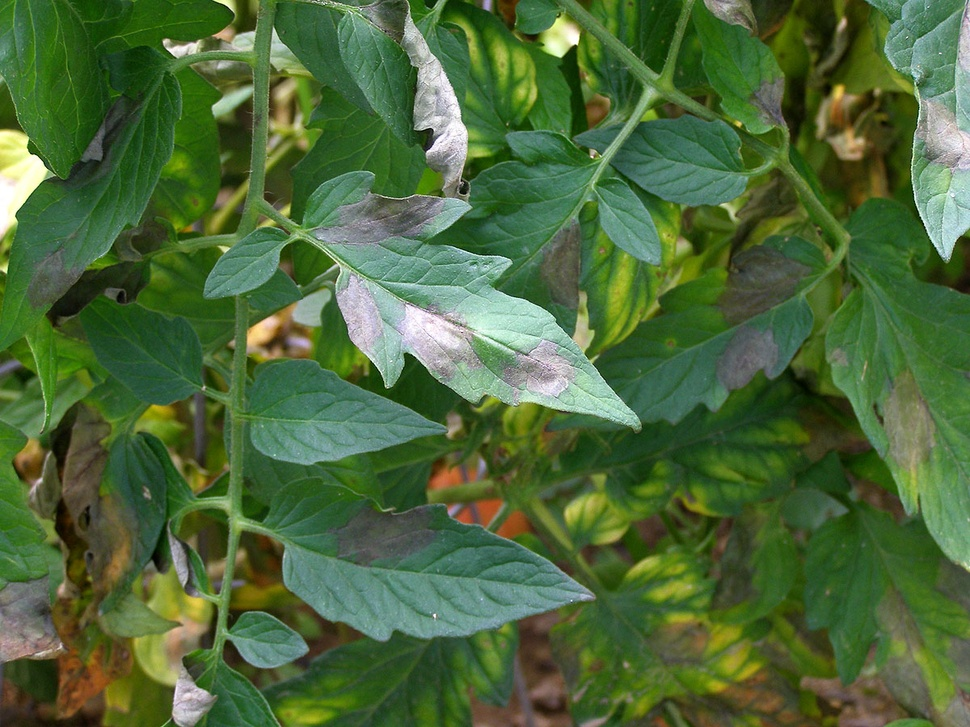
#> input picture test1.jpg, 970 x 727 px, shrunk from 1200 x 900 before the run
$ python extract_annotations.py --annotated ../test1.jpg
#> lines starting #> are read from the running program, lines starting #| are printed output that depends on the picture; after the words box and inside, x2 and y2 are one past the last pixel; in counts of white or black regions, pixels touching at a corner belong together
"""Extract leaf bounding box annotations from red-marked images.

The annotated images have red bounding boxes drawn on them marking
individual leaves. This script:
  1. Detects red pixels (R>180, G<100, B<100) to find bounding box outlines
  2. Extracts bounding box coordinates via connected-component analysis
  3. Copies the ORIGINAL (clean) images into the YOLO dataset structure
  4. Saves YOLO-format annotation .txt files

Usage:
    python training/extract_annotations.py \
        --annotated 1.jpeg 2.jpeg 3.jpeg \
        --originals originals/1.jpeg originals/2.jpeg originals/3.jpeg \
        --output-dir training/dataset \
        --class-id 0

If --originals is not provided, falls back to inpainting the red marks.
"""

from __future__ import annotations

import argparse
from pathlib import Path

import cv2
import numpy as np


def detect_red_mask(image: np.ndarray) -> np.ndarray:
    """Create a binary mask of red-drawn pixels (BGR input)."""
    b, g, r = image[:, :, 0], image[:, :, 1], image[:, :, 2]
    mask = (r > 180) & (g < 100) & (b < 100)
    return mask.astype(np.uint8) * 255


def extract_bboxes_from_mask(
    mask: np.ndarray, min_area: int = 200,
) -> list[tuple[int, int, int, int]]:
    """Find bounding boxes of connected red regions.

    Returns list of (x1, y1, x2, y2) in pixel coordinates.
    Small regions below min_area are filtered as noise.
    """
    contours, _ = cv2.findContours(mask, cv2.RETR_EXTERNAL, cv2.CHAIN_APPROX_SIMPLE)
    bboxes = []
    for cnt in contours:
        area = cv2.contourArea(cnt)
        if area < min_area:
            continue
        x, y, w, h = cv2.boundingRect(cnt)
        bboxes.append((x, y, x + w, y + h))
    return bboxes


def bbox_to_yolo(
    bbox: tuple[int, int, int, int], img_w: int, img_h: int, class_id: int,
) -> str:
    """Convert (x1, y1, x2, y2) pixel bbox to YOLO format.

    YOLO format: <class_id> <x_center> <y_center> <width> <height>
    All values normalized to [0, 1].
    """
    x1, y1, x2, y2 = bbox
    cx = (x1 + x2) / 2.0 / img_w
    cy = (y1 + y2) / 2.0 / img_h
    w = (x2 - x1) / img_w
    h = (y2 - y1) / img_h
    return f"{class_id} {cx:.6f} {cy:.6f} {w:.6f} {h:.6f}"


def inpaint_red_regions(image: np.ndarray, mask: np.ndarray) -> np.ndarray:
    """Fallback: remove red markings via inpainting when originals unavailable."""
    kernel = np.ones((5, 5), np.uint8)
    dilated = cv2.dilate(mask, kernel, iterations=2)
    return cv2.inpaint(image, dilated, inpaintRadius=7, flags=cv2.INPAINT_TELEA)


def process_image(
    annotated_path: Path,
    original_path: Path | None,
    output_dir: Path,
    class_id: int,
    min_area: int = 200,
) -> int:
    """Process a single annotated image.

    Extracts bounding boxes from the red-marked annotated image,
    then copies the original clean image into the dataset.

    Returns the number of bounding boxes extracted.
    """
    annotated = cv2.imread(str(annotated_path))
    if annotated is None:
        print(f"  WARNING: Could not read {annotated_path}, skipping.")
        return 0

    h, w = annotated.shape[:2]
    stem = annotated_path.stem

    # Detect red markings and extract bounding boxes
    red_mask = detect_red_mask(annotated)
    bboxes = extract_bboxes_from_mask(red_mask, min_area=min_area)
    print(f"  {annotated_path.name}: found {len(bboxes)} leaf bounding boxes")

    # Save YOLO annotation file
    labels_dir = output_dir / "labels"
    labels_dir.mkdir(parents=True, exist_ok=True)
    label_path = labels_dir / f"{stem}.txt"
    with open(label_path, "w") as f:
        for bbox in bboxes:
            f.write(bbox_to_yolo(bbox, w, h, class_id) + "\n")

    # Save clean training image
    images_dir = output_dir / "images"
    images_dir.mkdir(parents=True, exist_ok=True)
    clean_path = images_dir / f"{stem}.jpeg"

    if original_path and original_path.exists():
        # Use the original unmarked image
        original = cv2.imread(str(original_path))
        if original is not None:
            cv2.imwrite(str(clean_path), original)
            print(f"    Using original clean image: {original_path.name}")
        else:
            print(f"    WARNING: Could not read original {original_path}, falling back to inpainting")
            clean = inpaint_red_regions(annotated, red_mask)
            cv2.imwrite(str(clean_path), clean)
    else:
        # Fallback: inpaint the red markings
        print(f"    No original provided, inpainting red marks")
        clean = inpaint_red_regions(annotated, red_mask)
        cv2.imwrite(str(clean_path), clean)

    # Save visualization with detected bboxes drawn in green on the clean image
    viz_dir = output_dir / "visualizations"
    viz_dir.mkdir(parents=True, exist_ok=True)
    viz_img = cv2.imread(str(clean_path))
    for x1, y1, x2, y2 in bboxes:
        cv2.rectangle(viz_img, (x1, y1), (x2, y2), (0, 255, 0), 2)
        cv2.putText(viz_img, "leaf", (x1, y1 - 5), cv2.FONT_HERSHEY_SIMPLEX, 0.5, (0, 255, 0), 1)
    cv2.imwrite(str(viz_dir / f"{stem}_viz.jpeg"), viz_img)

    return len(bboxes)


def main() -> None:
    parser = argparse.ArgumentParser(
        description="Extract leaf annotations from red-marked images"
    )
    parser.add_argument(
        "--annotated", nargs="+", required=True,
        help="Annotated image files (with red bounding boxes drawn on them)",
    )
    parser.add_argument(
        "--originals", nargs="+", default=None,
        help="Original clean image files (same order as --annotated). "
             "If not provided, red marks will be inpainted.",
    )
    parser.add_argument("--output-dir", default="training/dataset", help="Output directory")
    parser.add_argument("--class-id", type=int, default=0, help="YOLO class ID (0=leaf)")
    parser.add_argument("--min-area", type=int, default=1000, help="Min contour area to keep (filters noise)")
    args = parser.parse_args()

    output_dir = Path(args.output_dir)

    # Pair annotated with originals
    originals = args.originals or [None] * len(args.annotated)
    if len(originals) != len(args.annotated):
        print("ERROR: --originals must have the same number of files as --annotated")
        return

    total = 0
    print("Extracting leaf annotations from red-marked images...\n")
    for ann_file, orig_file in zip(args.annotated, originals):
        orig_path = Path(orig_file) if orig_file else None
        count = process_image(Path(ann_file), orig_path, output_dir, args.class_id, args.min_area)
#> in process_image, annotated is the input picture: shape (727, 970, 3); mean B, G, R 58.1, 104.4, 76.4
#> in detect_red_mask, `b, g, r = image[:, :, 0], image[:, :, 1], image[:, :, 2]`:
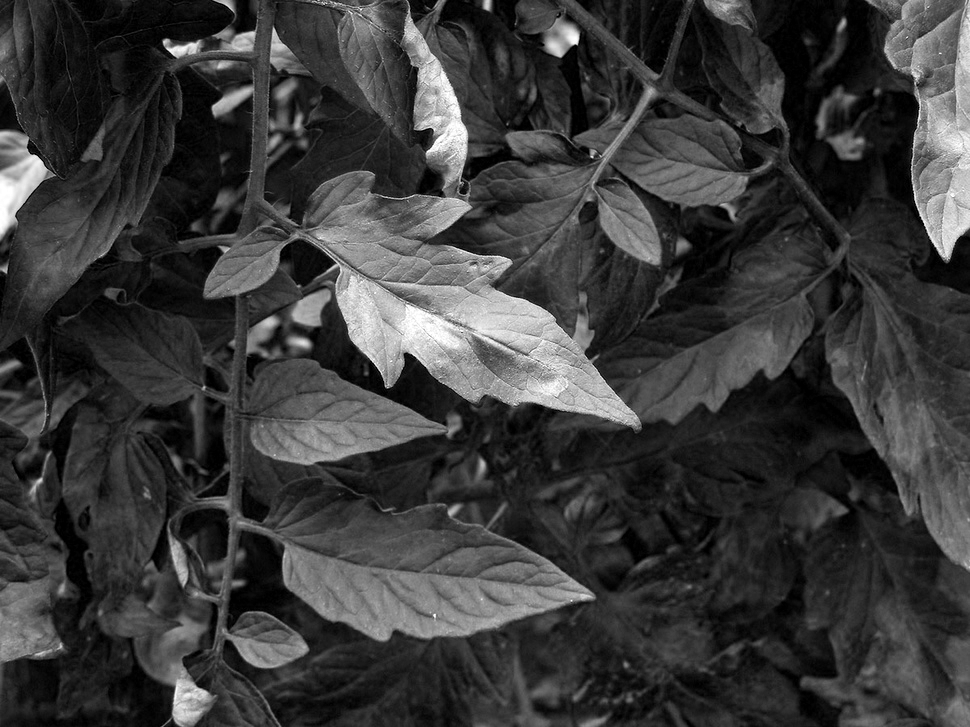
#> b: shape (727, 970); min 0, max 255, mean 58.1
#> in detect_red_mask, `b, g, r = image[:, :, 0], image[:, :, 1], image[:, :, 2]`:
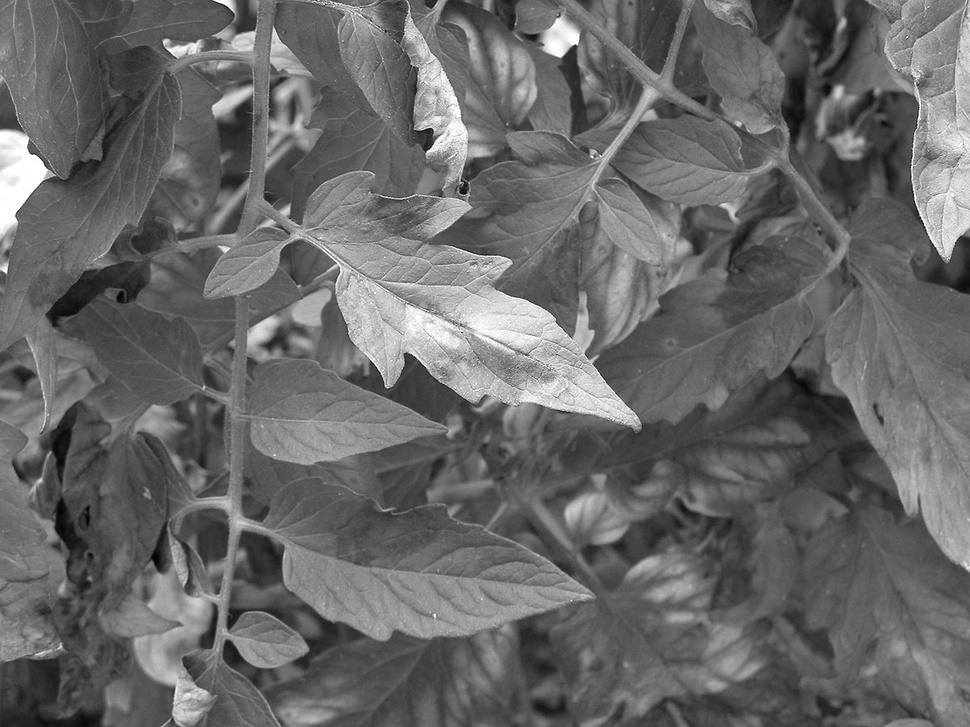
#> g: shape (727, 970); min 1, max 255, mean 104.4
#> in detect_red_mask, `b, g, r = image[:, :, 0], image[:, :, 1], image[:, :, 2]`:
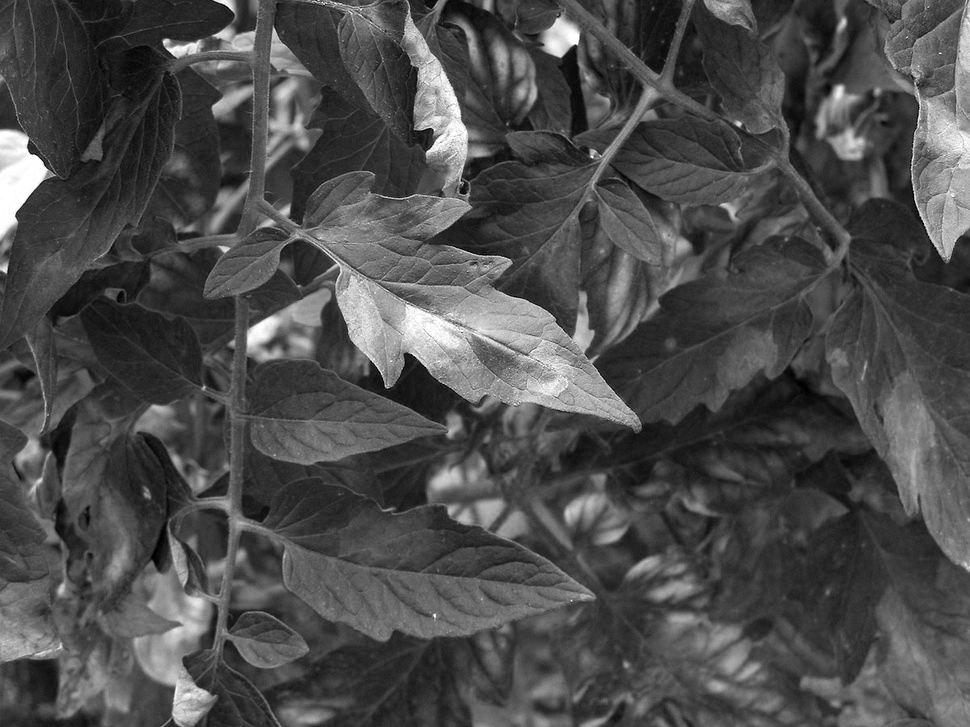
#> r: shape (727, 970); min 0, max 255, mean 76.4
#> in detect_red_mask, `mask = (r > 180) & (g < 100) & (b < 100)`:
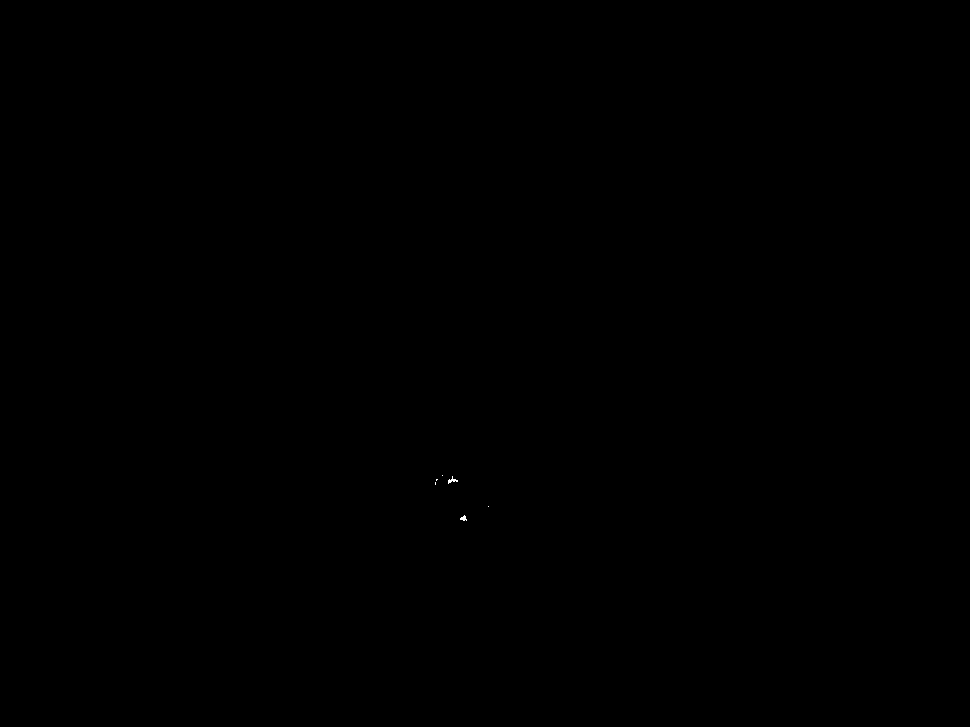
#> mask: shape (727, 970) bool; 0.01% white in thin lines or dots, all inside (x1, y1, x2, y2) = (435, 475, 489, 521)
#> in extract_bboxes_from_mask, `contours, _ = cv2.findContours(mask, cv2.RETR_EXTERNAL, cv2.CHAIN_APPR..`: contours = 6 contours, all with area under 20
#> the loop in extract_bboxes_from_mask, `for cnt in contours:` made 6 passes
#> (cnt, area) on passes 2, 3, 4, 6: ([[488, 506]], 0), ([[435, 482], [435, 484]], 0), ([[436, 479], [436, 480], [437, 479]], 0.5), ([[442, 475]], 0)
#> area on passes 1, 5: 16, 17
#> after the loop in extract_bboxes_from_mask, `for cnt in contours:`: bboxes = []
#|   test1.jpg: found 0 leaf bounding boxes
#> in inpaint_red_regions, `dilated = cv2.dilate(mask, kernel, iterations=2)`: dilated: shape (727, 970); 0.1% white; 3 white regions, box (x1, y1, x2, y2) and area: (431, 471, 462, 489) 431, (456, 511, 471, 525) 194, (484, 502, 493, 511) 81
#> count = 0
        total += count
#> total = 0

    # Create data.yaml for YOLO training
    data_yaml = output_dir / "data.yaml"
    abs_images = str((output_dir / "images").resolve())
    data_yaml.write_text(
        f"train: {abs_images}\n"
        f"val: {abs_images}\n"
        f"nc: 1\n"
        f"names: ['leaf']\n"
    )

    print(f"\nDone! Extracted {total} leaf annotations total.")
#| Done! Extracted 0 leaf annotations total.
    print(f"  Clean images:    {output_dir / 'images'}/")
    print(f"  YOLO labels:     {output_dir / 'labels'}/")
    print(f"  Visualizations:  {output_dir / 'visualizations'}/")
    print(f"  data.yaml:       {data_yaml}")
    print(f"\nNext step: train YOLO with:")
    print(f"  python training/train_yolo_leaves.py --data {data_yaml}")


if __name__ == "__main__":
    main()

$ run again, on test3.jpg
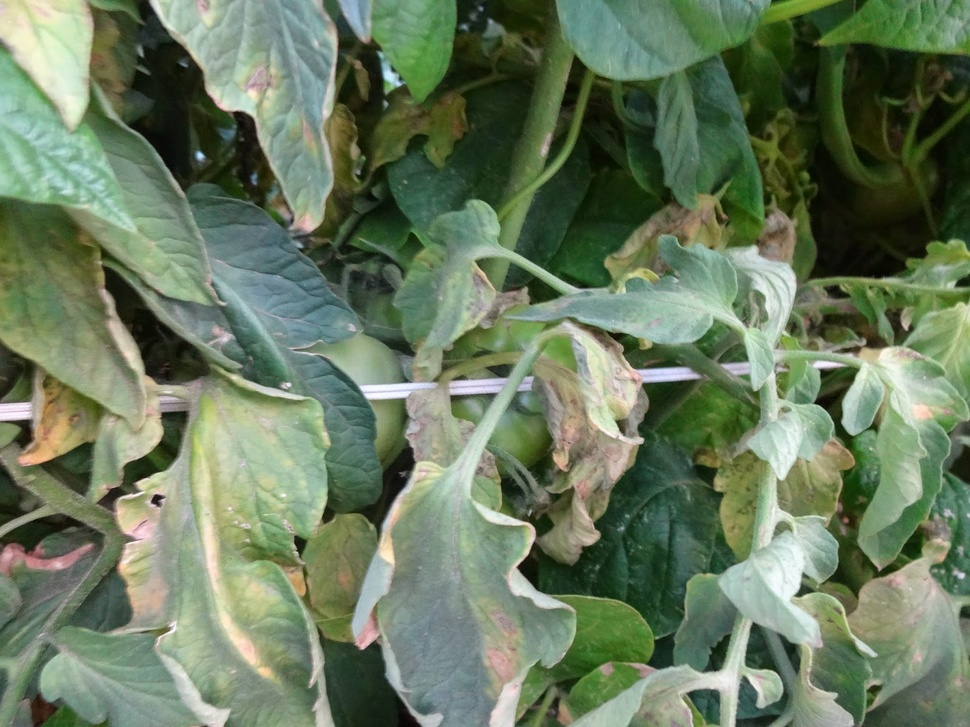
#> input picture test3.jpg, 970 x 727 px, shrunk from 1600 x 1200 before the run
#> in process_image, annotated is the input picture: shape (727, 970, 3); mean B, G, R 95.1, 122, 104.9
#> in detect_red_mask, `b, g, r = image[:, :, 0], image[:, :, 1], image[:, :, 2]`:
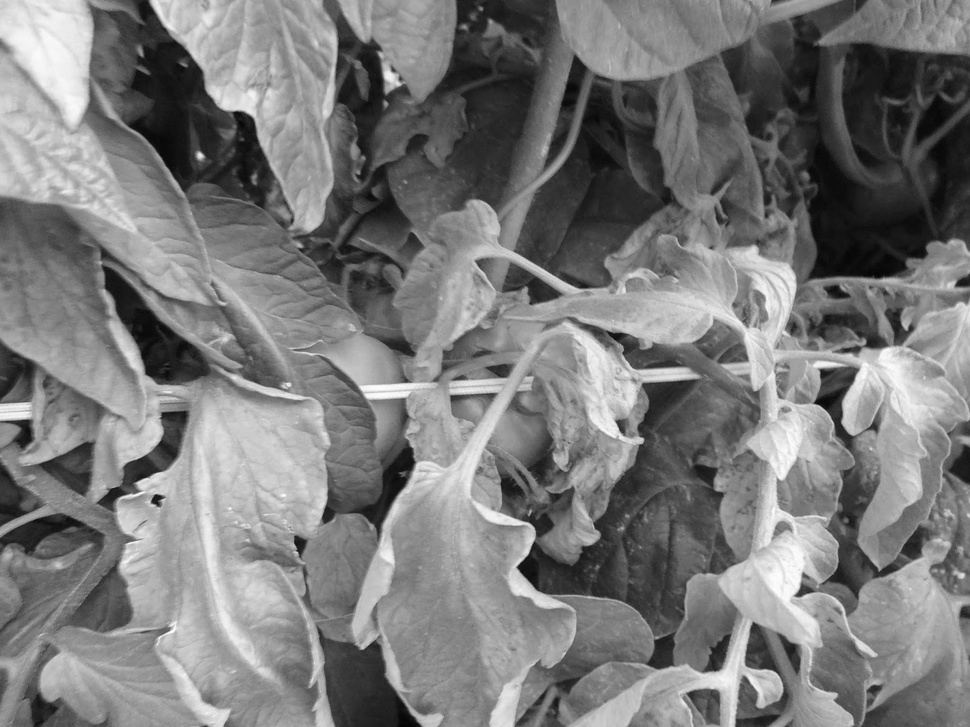
#> g: shape (727, 970); min 3, max 255, mean 122
#> in detect_red_mask, `b, g, r = image[:, :, 0], image[:, :, 1], image[:, :, 2]`:
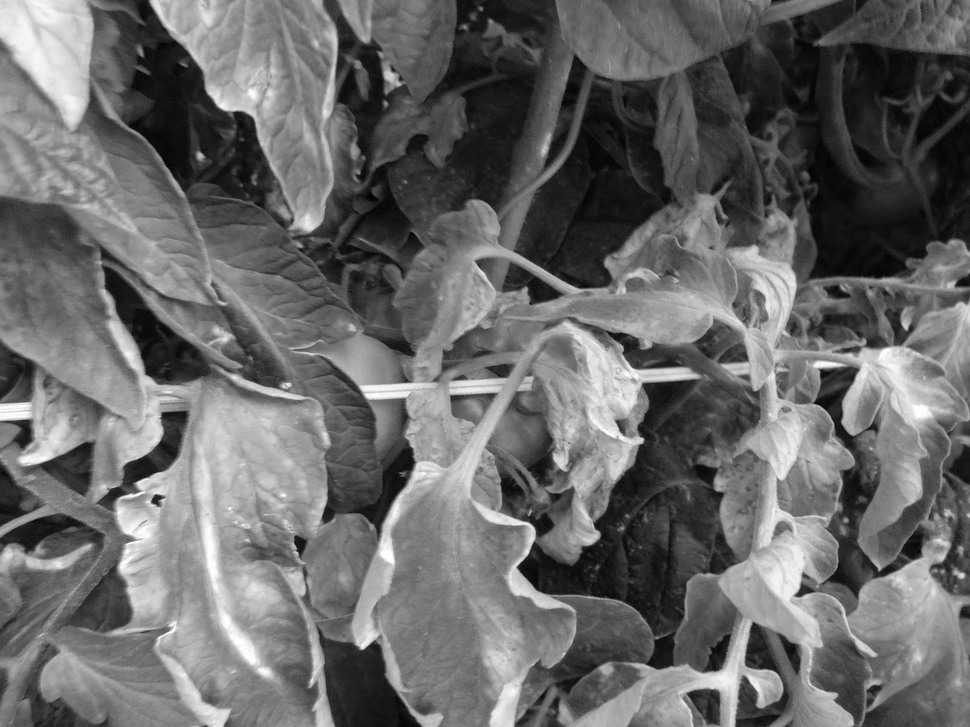
#> r: shape (727, 970); min 0, max 255, mean 104.9
#> mask: shape (727, 970) bool; every value is 0
#> contours = []
#|   test3.jpg: found 0 leaf bounding boxes
#> count = 0
#| Done! Extracted 0 leaf annotations total.
